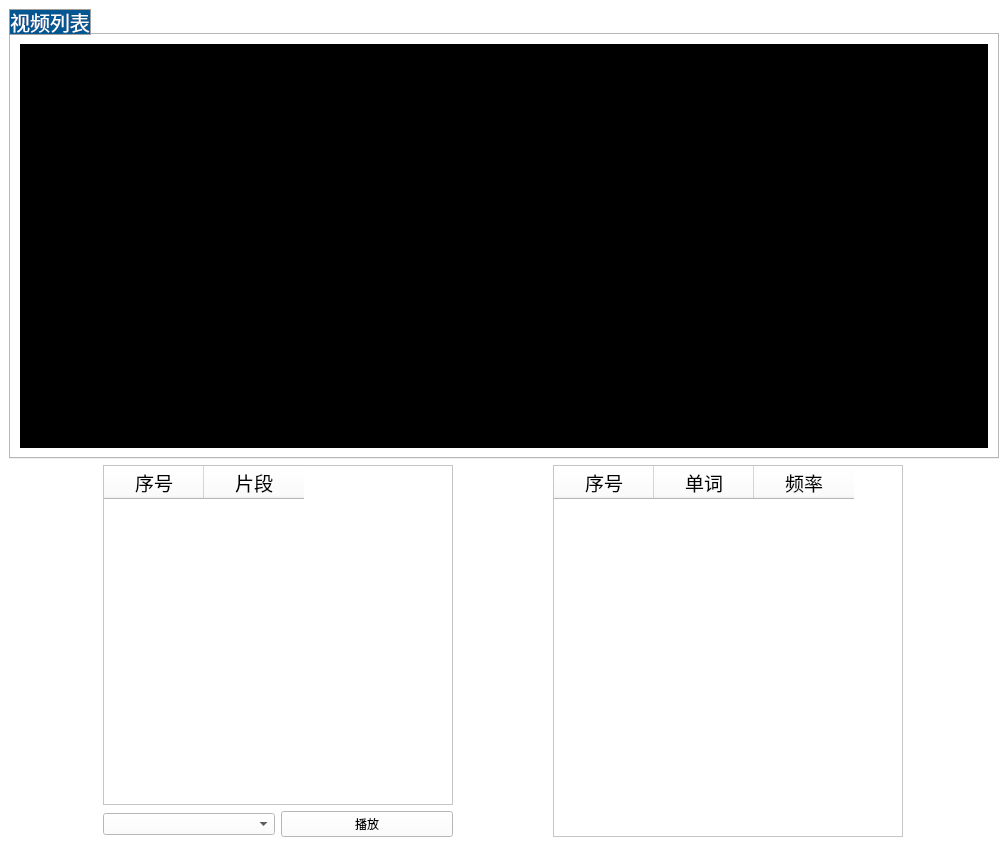
<?xml version="1.0" encoding="UTF-8"?>
<ui version="4.0">
 <class>MainWindow</class>
 <widget class="QMainWindow" name="MainWindow">
  <property name="geometry">
   <rect>
    <x>0</x>
    <y>0</y>
    <width>1008</width>
    <height>868</height>
   </rect>
  </property>
  <property name="windowTitle">
   <string>MainWindow</string>
  </property>
  <property name="styleSheet">
   <string notr="true">background-color: rgb(255, 255, 255);</string>
  </property>
  <widget class="QWidget" name="centralwidget">
   <layout class="QHBoxLayout" name="horizontalLayout">
    <item>
     <layout class="QVBoxLayout" name="verticalLayout">
      <item>
       <widget class="QTabWidget" name="vedio_combobox">
        <property name="minimumSize">
         <size>
          <width>0</width>
          <height>450</height>
         </size>
        </property>
        <property name="styleSheet">
         <string notr="true">QTabWidget {
	
	background-color: rgb(255, 255, 255);
	font-family: &quot;楷体&quot;;
    font-size: 20px;
    color: #000000;
} 

QTabBar::tab {
  border-style: solid;
    border-width: 1px;
    border-color: #a39e9e;
    border-radius: 20px;
    background-color: #ffffff;
	border-top-left-radius: 7px;
    border-top-right-radius: 7px;
} 

QTabBar::tab:selected { 
  color: #ffffff;
    background-color: #005792;
}</string>
        </property>
        <property name="currentIndex">
         <number>0</number>
        </property>
        <widget class="QWidget" name="video_list">
         <attribute name="title">
          <string>视频列表</string>
         </attribute>
         <layout class="QHBoxLayout" name="horizontalLayout_4">
          <item>
           <widget class="QLabel" name="label">
            <property name="styleSheet">
             <string notr="true">background-color: rgb(0, 0, 0);</string>
            </property>
            <property name="text">
             <string/>
            </property>
            <property name="alignment">
             <set>Qt::AlignCenter</set>
            </property>
           </widget>
          </item>
         </layout>
        </widget>
       </widget>
      </item>
      <item>
       <layout class="QHBoxLayout" name="horizontalLayout_2">
        <item>
         <layout class="QVBoxLayout" name="verticalLayout_2">
          <item>
           <widget class="QTableWidget" name="words_table_2">
            <property name="maximumSize">
             <size>
              <width>350</width>
              <height>16777215</height>
             </size>
            </property>
            <property name="styleSheet">
             <string notr="true"/>
            </property>
            <property name="editTriggers">
             <set>QAbstractItemView::DoubleClicked</set>
            </property>
            <property name="selectionMode">
             <enum>QAbstractItemView::SingleSelection</enum>
            </property>
            <property name="sortingEnabled">
             <bool>true</bool>
            </property>
            <attribute name="horizontalHeaderHighlightSections">
             <bool>true</bool>
            </attribute>
            <attribute name="verticalHeaderVisible">
             <bool>false</bool>
            </attribute>
            <column>
             <property name="text">
              <string>序号</string>
             </property>
             <property name="font">
              <font>
               <family>楷体</family>
               <pointsize>14</pointsize>
              </font>
             </property>
            </column>
            <column>
             <property name="text">
              <string>片段</string>
             </property>
             <property name="font">
              <font>
               <family>楷体</family>
               <pointsize>14</pointsize>
              </font>
             </property>
            </column>
           </widget>
          </item>
          <item>
           <layout class="QHBoxLayout" name="horizontalLayout_3">
            <item>
             <widget class="QComboBox" name="cboxUrl"/>
            </item>
            <item>
             <widget class="QPushButton" name="btnOpen">
              <property name="text">
               <string>播放</string>
              </property>
             </widget>
            </item>
           </layout>
          </item>
         </layout>
        </item>
        <item>
         <widget class="QTableWidget" name="words_table">
          <property name="maximumSize">
           <size>
            <width>350</width>
            <height>16777215</height>
           </size>
          </property>
          <property name="styleSheet">
           <string notr="true"/>
          </property>
          <property name="editTriggers">
           <set>QAbstractItemView::DoubleClicked</set>
          </property>
          <property name="selectionMode">
           <enum>QAbstractItemView::SingleSelection</enum>
          </property>
          <property name="sortingEnabled">
           <bool>true</bool>
          </property>
          <attribute name="horizontalHeaderHighlightSections">
           <bool>true</bool>
          </attribute>
          <attribute name="verticalHeaderVisible">
           <bool>false</bool>
          </attribute>
          <column>
           <property name="text">
            <string>序号</string>
           </property>
           <property name="font">
            <font>
             <family>楷体</family>
             <pointsize>14</pointsize>
            </font>
           </property>
          </column>
          <column>
           <property name="text">
            <string>单词</string>
           </property>
           <property name="font">
            <font>
             <family>楷体</family>
             <pointsize>14</pointsize>
            </font>
           </property>
          </column>
          <column>
           <property name="text">
            <string>频率</string>
           </property>
           <property name="font">
            <font>
             <family>楷体</family>
             <pointsize>14</pointsize>
            </font>
           </property>
          </column>
         </widget>
        </item>
       </layout>
      </item>
     </layout>
    </item>
   </layout>
  </widget>
  <widget class="QMenuBar" name="menubar">
   <property name="geometry">
    <rect>
     <x>0</x>
     <y>0</y>
     <width>1008</width>
     <height>22</height>
    </rect>
   </property>
  </widget>
  <widget class="QStatusBar" name="statusbar"/>
 </widget>
 <resources/>
 <connections/>
</ui>
